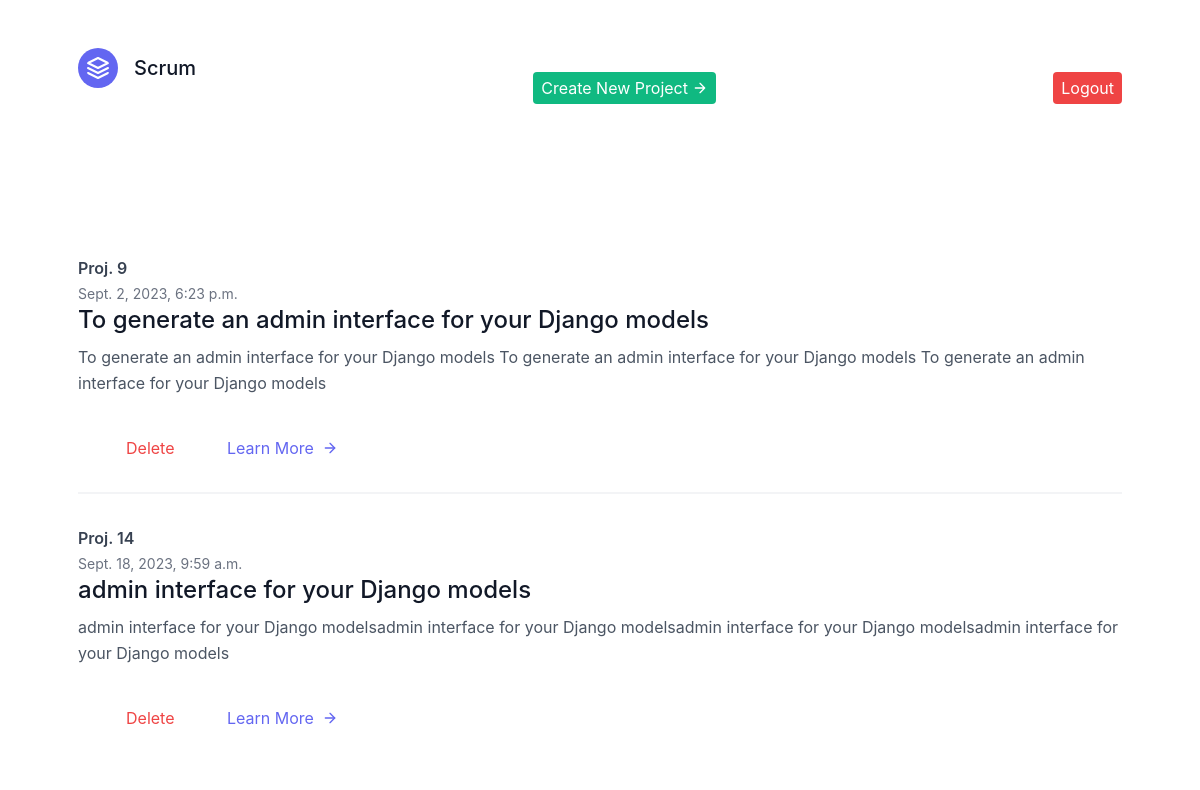
Before: / (signed in) with the older database file.
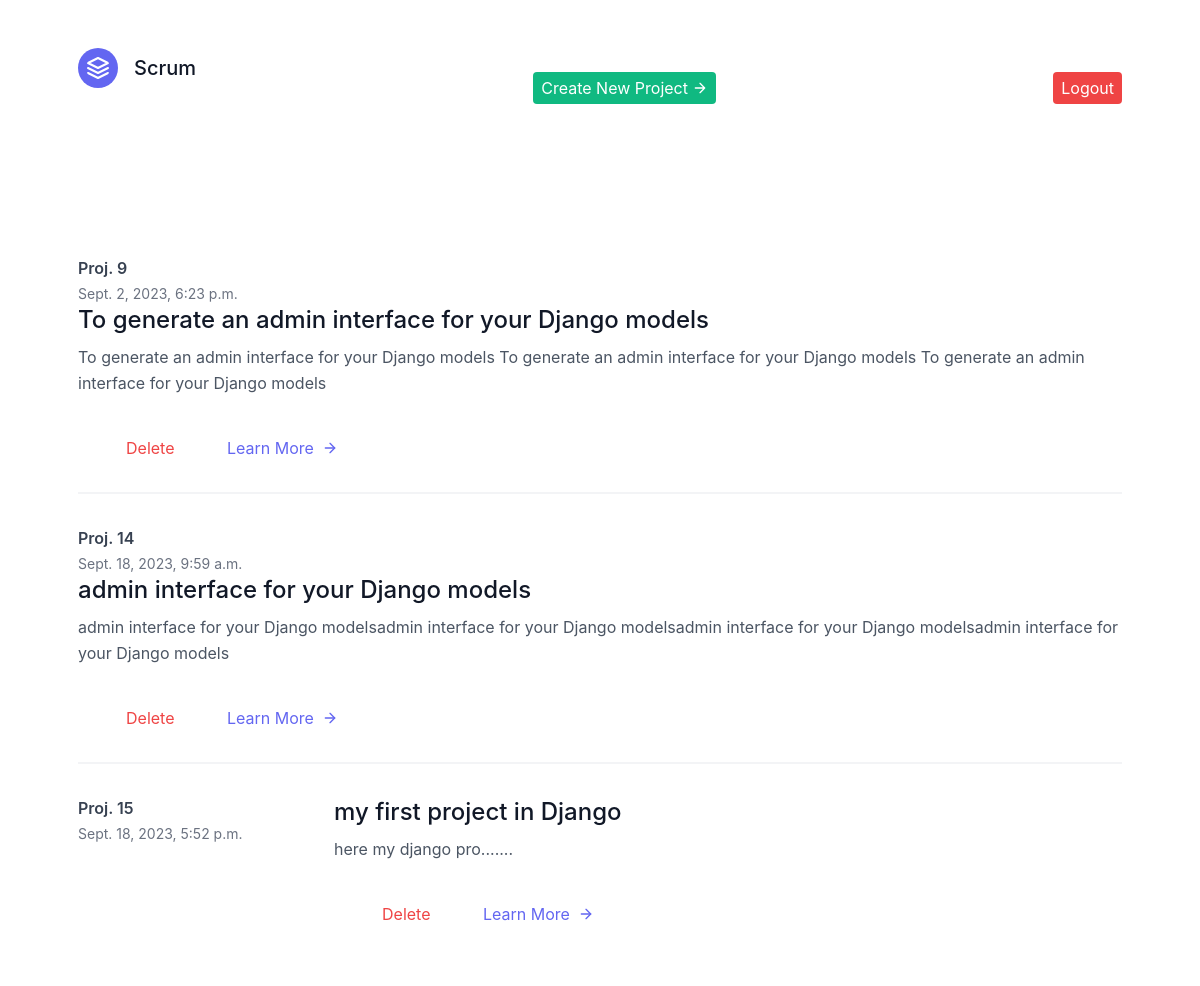
After: the same page with the newer database file.
### app/models.py (models this page shows, shortened)
class Project(models.Model):
    project_name = models.TextField()
    project_description = models.TextField()
    created_at = models.DateTimeField(auto_now_add=True)  # Automatically set on creation

### app/views.py (the view)
# urls.py: path("", views.home, name="home"),
@login_required(login_url='login')
def home(request):
    projects = Project.objects.all()
    return render(request, 'index.html', {'projects':projects})

### app/templates/index.html (shortened to what this page needs)
<!DOCTYPE html>
<html lang="en">
<link href="https://unpkg.com/tailwindcss@^2/dist/tailwind.min.css" rel="stylesheet">
<link rel="stylesheet" href="https://cdn.jsdelivr.net/npm/bootstrap@4.0.0/dist/css/bootstrap.min.css">
<body>
    <header class="text-gray-600 body-font">
        <div class="container mx-auto flex flex-wrap p-5 flex-col md:flex-row items-center">
          <a href="/" class="flex title-font font-medium items-center text-gray-900 mb-4 md:mb-0">
            <svg xmlns="http://www.w3.org/2000/svg" fill="none" stroke="currentColor" stroke-linecap="round" stroke-linejoin="round" stroke-width="2" class="w-10 h-10 text-white p-2 bg-indigo-500 rounded-full" viewBox="0 0 24 24">
              <path d="M12 2L2 7l10 5 10-5-10-5zM2 17l10 5 10-5M2 12l10 5 10-5"></path>
            </svg>
            <span class="ml-3 text-xl">Scrum</span>
          </a>
          <button class="md:ml-auto flex flex-wrap items-center text-white text-base justify-center bg-green-500 border-0 py-1 px-2 focus:outline-none hover:bg-green-700 rounded text-base mt-3 md:mt-0" data-toggle="modal" data-target="#exampleModal"  type="button">Create New Project
            <svg fill="none" stroke="currentColor" stroke-linecap="round" stroke-linejoin="round" stroke-width="2" class="w-4 h-4 ml-1" viewBox="0 0 24 24">
              <path d="M5 12h14M12 5l7 7-7 7"></path>
            </svg>
          </button>
          <a href="{%url 'logout'%}" class="md:ml-auto flex flex-wrap items-center text-white text-base justify-center bg-red-500 border-0 py-1 px-2 focus:outline-none hover:bg-red-700 rounded text-base mt-3 md:mt-0" type="button">Logout
          </a>
        </div>
      </header>
    <section class="text-gray-600 body-font overflow-hidden">
        <div class="container px-5 py-24 mx-auto">
          <div class="-my-8 divide-y-2 divide-gray-100">
            {% for project in projects %}
              <div class="py-8 flex flex-wrap md:flex-nowrap">
                <div class="md:w-64 md:mb-0 mb-6 flex-shrink-0 flex flex-col">
                  <span class="font-semibold title-font text-gray-700">Proj. {{ project.id }}</span>
                  <span class="mt-1 text-gray-500 text-sm">{{ project.created_at }}</span>
                </div>
                <div class="md:flex-grow">
                  <h2 class="text-2xl font-medium text-gray-900 title-font mb-2">{{ project.project_name }}</h2>
                  <p class="leading-relaxed">{{ project.project_description }}</p>
                  <a href="/delete_project/{{ project.project_name }}"  class="text-red-500 inline-flex mx-5 items-center mt-4">Delete
                  </a>
                  <a href="/tickets/{{ project.project_name }}"  class="text-indigo-500 inline-flex items-center mt-4">Learn More
                    <svg class="w-4 h-4 ml-2" viewBox="0 0 24 24" stroke="currentColor" stroke-width="2" fill="none" stroke-linecap="round" stroke-linejoin="round">
                      <path d="M5 12h14"></path>
                      <path d="M12 5l7 7-7 7"></path>
                    </svg>
                  </a>
                </div>
              </div>
            {% endfor %}
          </div>
        </div>
      </section>
</body>
</html>

Changed rows visible on the page:
added Project: id "15", created_at "Sept. 18, 2023, 5:52 p.m.", project_name "my first project in Django", project_description "here my django pro......."
